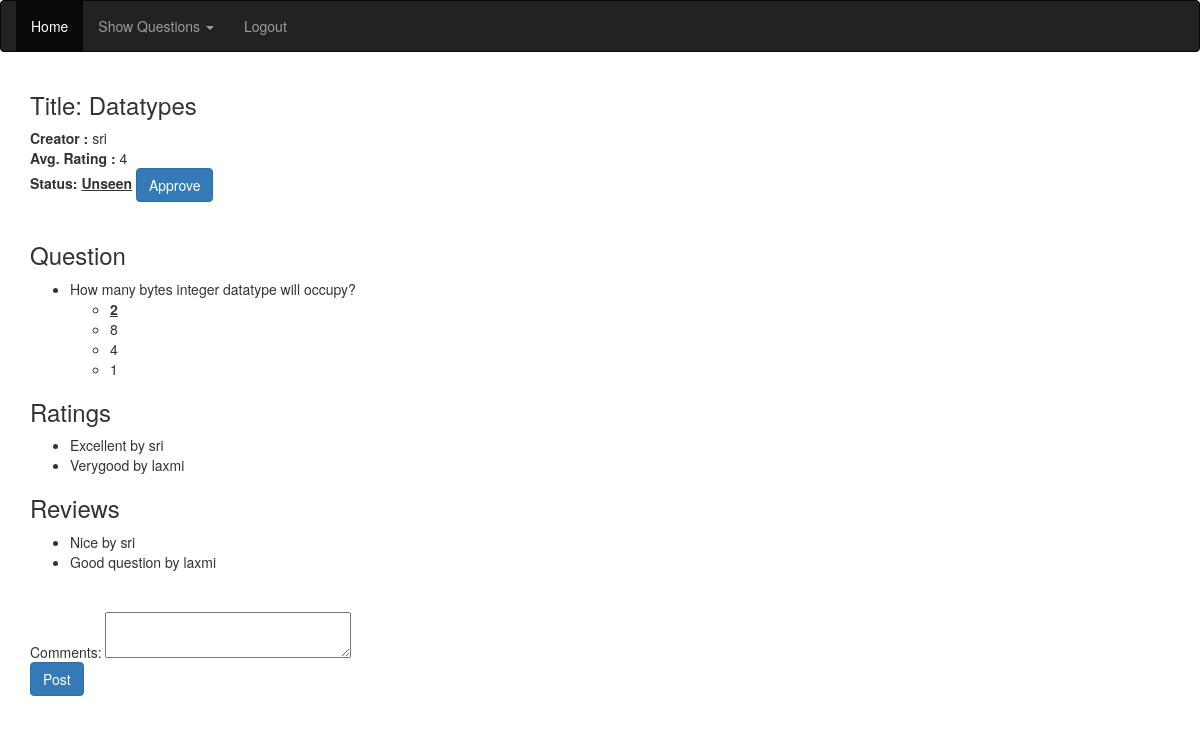
Page /moderator/199/ on the committed database.
### interface/models.py (models this page shows, shortened)
class Question(models.Model):
	title = models.CharField(max_length=50, default="")
	text = models.TextField(default="")
	language = models.CharField(max_length=24, choices=language, default='python')
	marks = models.IntegerField(default=0)
	status = models.IntegerField(default=0, choices=question_status_choice)
	user = models.ForeignKey(User,default=0)
	avg_rating=models.IntegerField(default=0)

class MultipleChoiceQuestion(Question):
	no_of_inputs = models.IntegerField(default=4)

class Choice(models.Model):
    text = models.TextField(default='')
    question = models.ForeignKey(MultipleChoiceQuestion)
    correct = models.BooleanField(default=False)

class Rating(models.Model):
	user = models.ForeignKey(User)
	question = models.ForeignKey(Question)
	rate = models.IntegerField(default=3, choices=rating_choice)
	class Meta:
		unique_together = ('user', 'question',)

class Review(models.Model):
	reviewer = models.ForeignKey(User)
	question = models.ForeignKey(Question)
	comments = models.CharField(max_length=24, choices=level)

### interface/views.py (the view)
# urls.py: url(r'^moderator/(?P<id>\d+)/$',"interface.views.approve_questions",name="mod_questions"),
def approve_questions(request,id=None):
	question = get_object_or_404(Question,pk=id)
	questions = Question.objects.filter(id=id)
	ratings_empty = True
	reviews_empty = True
	result_set = []
	for ques in questions:
		ratings = Rating.objects.filter(question=ques)
		question_dict = {
			"Question" : ques,
			"Ratings" : ratings,
		                }
		result_set.append(question_dict)
		if (ratings):
			ratings_empty = False
	questions = Question.objects.filter(id=id)
	result_set2 = []
	for ques in questions:
		reviews = Review.objects.filter(question=ques)
		question_dict = {
			"Question" : ques,
			"Reviews" : reviews}
		result_set2.append(question_dict)
		if (reviews):
			reviews_empty=False
	questions = MultipleChoiceQuestion.objects.filter(id=id)
	result_set3 = []
	for ques in questions:
		choices = Choice.objects.filter(question=ques)
		question_dict = {
			"Question" : ques,
			"Choices" : choices,
		                }
		result_set3.append(question_dict)
	questions = CodeQuestion.objects.filter(id=id)
 	result_set4 = []
	for ques in questions:
		testcases = TestCase.objects.filter(question=ques)
		each_test = []
		for each_testcase in testcases:
			inputs = Input.objects.filter(test_cases=each_testcase)
			outputs = Output.objects.filter(test_cases=each_testcase)
			testcase = {
				"input":inputs,
				"output":outputs,
				 }
			each_test.append(testcase)
		question_dict = {
		"Question" : ques,
		"Testcases" : each_test,
		}
		result_set4.append(question_dict)
	context = {
		"question_ratings" : result_set,
		"question_reviews" : result_set2,
		"question_choices" : result_set3,
		"question_testcases" : result_set4,
		'question' : question,
		'ratings_empty':ratings_empty,
		'reviews_empty':reviews_empty,
	  		  }
	return render(request, "moderator.html", context)

### templates/moderator.html (shortened to what this page needs)
{% extends "navigation.html" %}
{% block navbar %}
<li class="active"><a href="{% url 'home' %}">Home</a></li>
<li class="dropdown">
<a href="#" class="dropdown-toggle" data-toggle="dropdown" role="button" aria-haspopup="true" aria-expanded="false">Show Questions <span class="caret"></span></a>
</li>
<li><a href="{% url 'logout_page' %}">Logout</a></li>
 {% endblock %}
{% block content %}
<h3>Title: {{ question.title|safe }}</h3>
<b>Creator : </b> {{ question.user }}<br />
<b>Avg. Rating : </b> {{ question.avg_rating }}<br />
{% ifequal question.status 1 %}
<b>Status: <u>Approved</u></b>  <button class="btn btn-danger" onclick="window.location='approve/';"  >Disapprove </button><br/>
{% else %}
<b>Status: <u>Unseen</u></b>  <button class="btn btn-primary" onclick="window.location='approve/';" >Approve </button><br/>
{% endifequal %}
<br />
<h3>Question</h3>
<ul>
	{% for each in question_choices %}
		<li>
		{{ each.Question.text }}
		<ul>
		{% for each_choice in each.Choices %}
			<li>
			{% if each_choice.correct %}
			<b><u>
			{% endif %}
			{{ each_choice.text }}
			</u></b>
			</li>
		{% endfor %}
		</ul>
		</li>
	{% endfor %}
	</ul>
<h3>Ratings</h3>
<ul>
	{% if ratings_empty %}
	<li>Not yet rated</li>
	{% else %}
	{% for each in question_ratings %}
		{% for each_rating in each.Ratings %}
			<li>
			{{ each_rating.get_rate_display }} by {{ each_rating.user }}
			</li>
		{% endfor %}
	{% endfor %}
	{% endif %}
	</ul>
<h3>Reviews</h3>
<ul>
	{% if reviews_empty %}
	<li>Not yet reviewed</li>
	{% else %}
	{% for each in question_reviews %}
		{% for each_review in each.Reviews %}
			<li>
			{{ each_review.comments}} by {{ each_review.reviewer }}
			</li>
		{% endfor %}
	{% endfor %}
	{% endif %}
	</ul>
<p>
<br />
<form action="postcomment/" method="post" onsubmit="return validate();">
Comments:
<textarea name="content" id="content"  cols=30 rows=2></textarea><br/>
<input type="submit" value="Post" class="btn btn-primary"/>
</form>
</p>
{% endblock  %}

### rows in the picture
Question: title "Datatypes", user "sri", avg_rating "4"
MultipleChoiceQuestion: Question.text "How many bytes integer datatype will occupy?"
Choice: text "2"
Choice: text "8"
Choice: text "4"
Choice: text "1"
Rating: rate "Excellent", user "sri"
Rating: rate "Verygood", user "laxmi"
Review: comments "Nice", reviewer "sri"
Review: comments "Good question", reviewer "laxmi"
